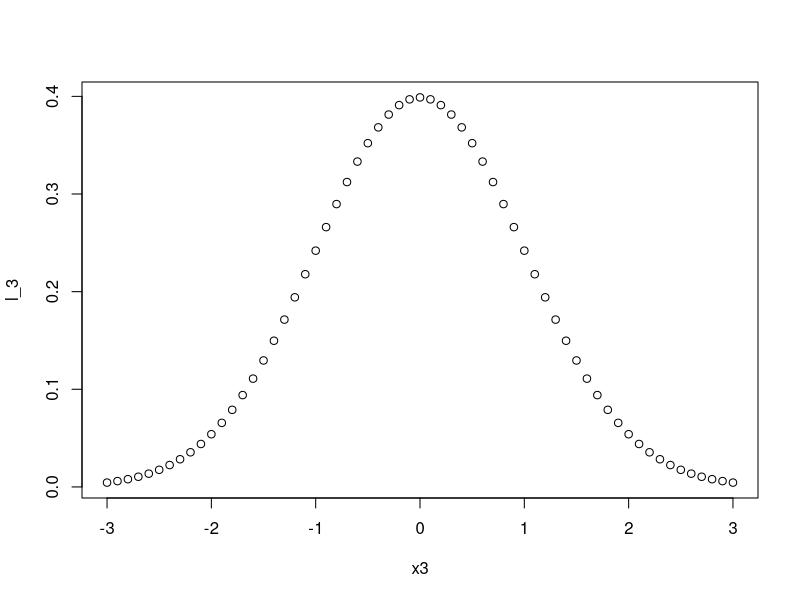
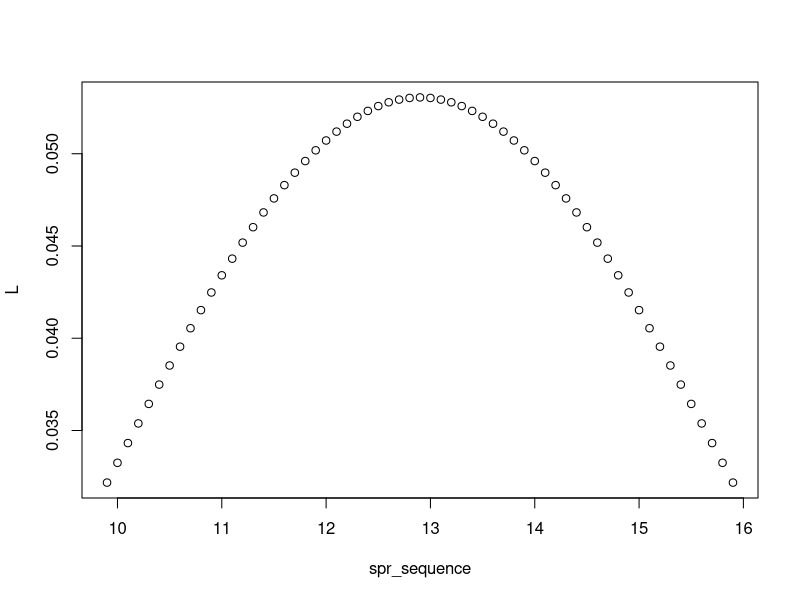
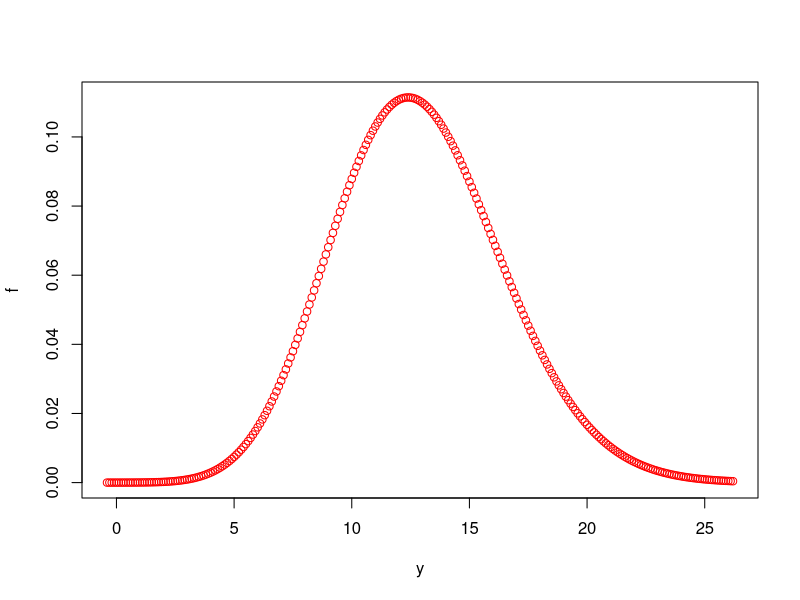
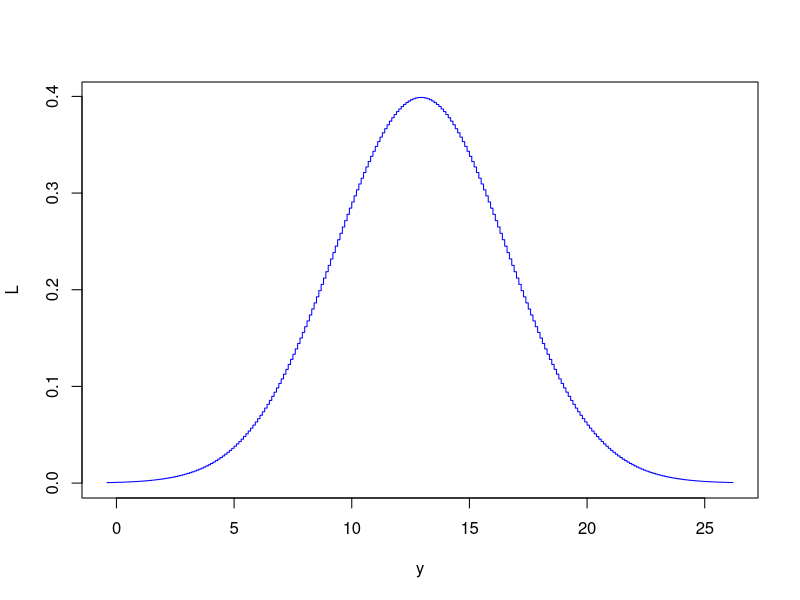

Reproduce these figures in R, in order.
## ---- chunk 1
options(digits=12)
unit.test.points=0
## ---- chunk 2
CaloriesPerRecipeMean <- c(2123.8, 2122.3, 2089.9, 2250.0, 2234.2, 2249.6, 3051.9)
CaloriesPerRecipeSD <- c(1050.0, 1002.3, 1009.6, 1078.6, 1089.2, 1094.8, 1496.2)
CaloriesPerServingMean <- c(268.1, 271.1, 280.9, 294.7, 285.6, 288.6, 384.4)
CaloriesPerServingSD <- c(124.8, 124.2, 116.2, 117.7, 118.3, 122.0, 168.3)
ServingsPerRecipeMean <- c(12.9, 12.9, 13.0, 12.7, 12.4, 12.4, 12.7)
ServingsPerRecipeSD <- c(13.3, 13.3, 14.5, 14.6, 14.3, 14.3, 13.0)
sample.size <- 18
tenth.increment <- 0.10
idx.1936 <- 1
idx.2006 <- length(CaloriesPerRecipeMean)
idxs36_07 <- c(idx.1936,idx.2006)
alpha=0.05
## ---- chunk 3
M_2 <- matrix(c(CaloriesPerRecipeMean), ncol=7, nrow=7)
M_1 <- matrix(c(CaloriesPerRecipeMean), ncol=7, nrow=7, byrow=TRUE)
s_1 <- matrix(c(CaloriesPerRecipeSD), ncol=7, nrow=7, byrow=TRUE)
s_2 <- matrix(c(CaloriesPerRecipeSD), ncol=7, nrow=7)

Cohen <- function(m_i, m_j, s_i, s_j){
     cpsfunc=(abs(m_i-m_j))/(sqrt((s_i^2 + s_j^2)/2))
     return(cpsfunc)
}

d.mat <- Cohen(M_2,M_1, s_1, s_2)
d_12 <- d.mat[idx.1936,idx.2006]
max <- max(d.mat)
print(max)
## ---- chunk 4
if(abs(d_12-0.7181)<0.0001) {
  print(unit.test.points <- unit.test.points+2)
} else {
  cat('d is not assigned the correct value','\n')
}
## ---- chunk 5
mu <-0
sigma <- 1


x1 <- seq(from=mu-sigma, to=mu+sigma, by=tenth.increment)
x2 <- seq(from=mu-(2*sigma), to=mu+(2*sigma), by=tenth.increment)
x3 <- seq(from=mu-(3*sigma), to=mu+(3*sigma), by=tenth.increment)


likelihood_function <- function(x, mu, sigma){
  sqrt_two_pi= sqrt(2*pi)
  return(1/(sqrt_two_pi)*exp(1*(-1*((x-mu)^2))/(2*sigma)))
}

L_x1 <- likelihood_function(x1, mu, sigma)
L_x2 <- likelihood_function(x2, mu, sigma)
L_x3 <- likelihood_function(x3, mu, sigma)

l_1 <- L_x1[10]
l_2 <- L_x2[23]
l_3 <- likelihood_function(x3, mu, sigma)

plot(x3, l_3)

print(sum(x1)*tenth.increment)
print(sum(x2)*tenth.increment)
print(sum(x3)*tenth.increment)

## ---- chunk 6
spr_mu <- ServingsPerRecipeMean[1]
spr_sigma <- 3*idx.1936



spr_sequence <- seq(from=spr_mu-spr_sigma, to=spr_mu+spr_sigma, by=tenth.increment)

print(sum(spr_sequence)*tenth.increment)

likelihood_function_spr <- 1/(2*pi*spr_sigma)*exp(1*(-1*((spr_sequence-spr_mu)^2))/(2*spr_sigma^2))


L <- likelihood_function_spr
plot(spr_sequence, L)

## ---- chunk 7
if(abs(l_1 - 0.396952)<1e-6) {
  print(unit.test.points <- unit.test.points + 2)
} else {
  print("likelihood for x = 0.1 incorrect")
}

if(abs(l_2 - 0.391043)<1e-6 ) {
  print(unit.test.points <- unit.test.points + 2)
} else {
  print("likelihood for x = 0.2 incorrect")
}
## ---- chunk 8
Z <- rep(1:1, length.out=idx.2006)
X <- matrix(c(Z,CaloriesPerServingMean),ncol=2, nrow = 7)
X_trans <- t(X)%*%X
X_inv <- solve(X_trans)
Y <- c(CaloriesPerRecipeMean)
y_trans <- t(X)%*%Y


beta_hat <- X_inv %*% y_trans
beta_hat

## ---- chunk 9
summary(lm(CaloriesPerRecipeMean~CaloriesPerServingMean))
## ---- chunk 10
poisson_mu <- ServingsPerRecipeMean[1]
poisson_sigma <- ServingsPerRecipeSD[1]

poisson_Y <- seq(from=poisson_mu - poisson_sigma, to=poisson_mu + poisson_sigma, by=tenth.increment)

prob_mass <- exp(-(poisson_mu))*(1/(factorial(poisson_Y)))*(exp(1*(poisson_Y*log(poisson_mu))))

f <-prob_mass
y <-poisson_Y


## ---- chunk 11
likelihood_function_poisson <- likelihood_function(poisson_Y, poisson_mu, poisson_sigma)
L <- likelihood_function_poisson


## ---- chunk 12
plot(y, f, type="b", col="red")
plot(y, L, type="s", col="blue")
## ---- chunk 13
print(sum(f)*tenth.increment)
print(sum(L)*tenth.increment)
## ---- chunk 14

## ---- chunk 15

## ---- chunk 16

## ---- chunk 17

## ---- chunk 18

## ---- chunk 19
unit.test.points
